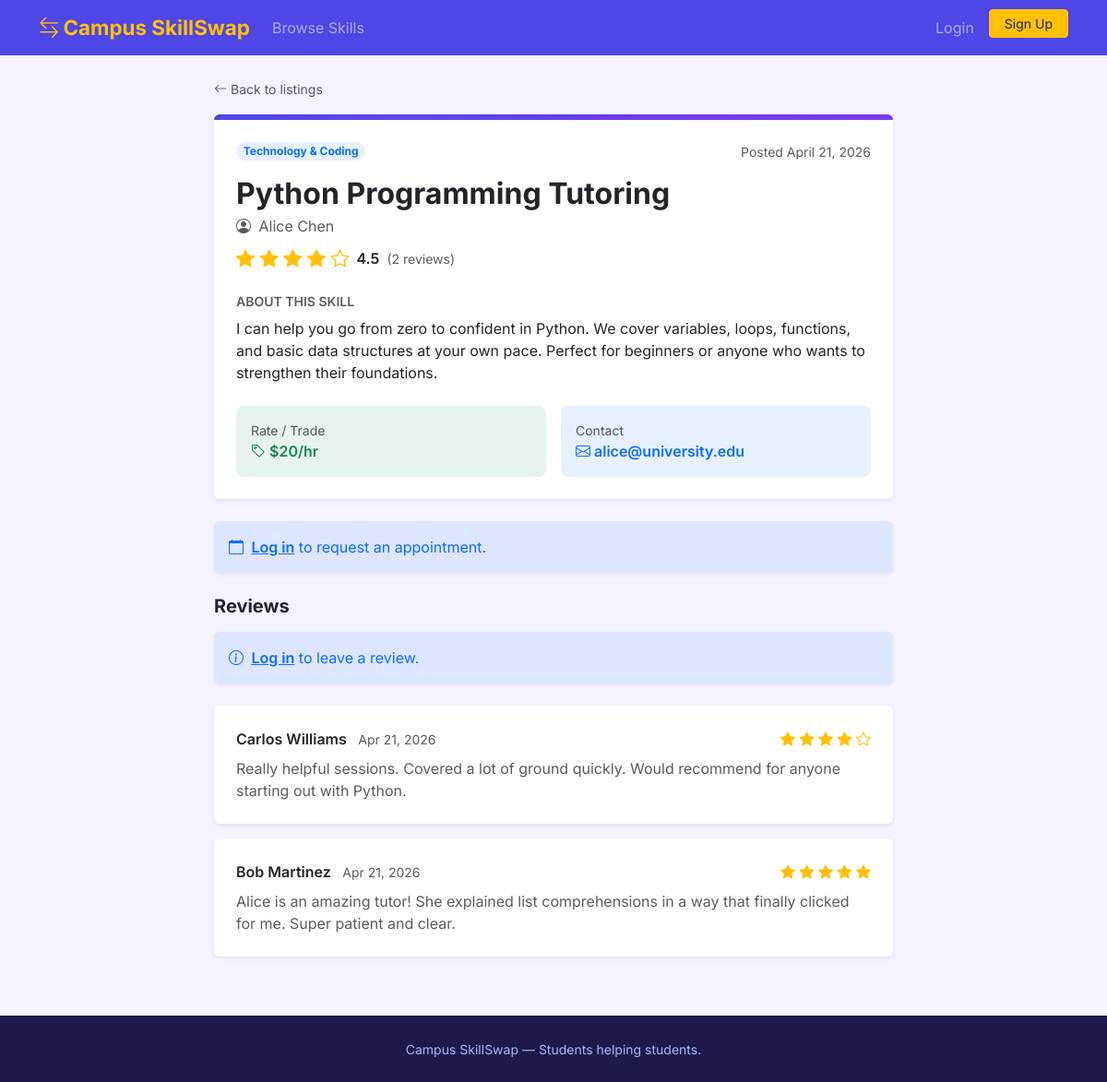
/skills/3/, run on the app's committed database.
### skills/models.py (models this page shows, shortened)
class SkillPost(models.Model):
    CATEGORY_CHOICES = [
        ('tech', 'Technology & Coding'),
        ('academic', 'Academic Tutoring'),
        ('language', 'Language & Writing'),
        ('music', 'Music & Arts'),
        ('design', 'Design & Media'),
        ('fitness', 'Fitness & Wellness'),
        ('cooking', 'Cooking & Food'),
        ('other', 'Other'),
    ]
    author = models.ForeignKey(User, on_delete=models.CASCADE, related_name='skill_posts')
    title = models.CharField(max_length=200)
    description = models.TextField()
    category = models.CharField(max_length=50, choices=CATEGORY_CHOICES, default='other')
    rate = models.CharField(max_length=100, help_text="e.g. Free, $15/hr, Trade for coffee")
    contact = models.CharField(max_length=200, help_text="How students should reach you")
    is_active = models.BooleanField(default=True)
    created_at = models.DateTimeField(auto_now_add=True)
    updated_at = models.DateTimeField(auto_now=True)
    class Meta:
        ordering = ['-created_at']

class Review(models.Model):
    RATING_CHOICES = [(i, i) for i in range(1, 6)]
    skill_post = models.ForeignKey(SkillPost, on_delete=models.CASCADE, related_name='reviews')
    reviewer = models.ForeignKey(User, on_delete=models.CASCADE, related_name='reviews')
    rating = models.IntegerField(choices=RATING_CHOICES)
    comment = models.TextField()
    created_at = models.DateTimeField(auto_now_add=True)
    class Meta:
        unique_together = ('skill_post', 'reviewer')
        ordering = ['-created_at']

### skills/views.py (the view)
# urls.py: path('skills/<int:pk>/', views.skill_detail, name='skill_detail'),
def skill_detail(request, pk):
    post = get_object_or_404(SkillPost, pk=pk)
    reviews = post.reviews.select_related('reviewer')
    avg_rating = reviews.aggregate(avg=Avg('rating'))['avg']
    avg_rating = round(avg_rating, 1) if avg_rating else None
    user_review = None
    can_review = False
    can_book = False
    if request.user.is_authenticated:
        user_review = reviews.filter(reviewer=request.user).first()
        can_review = (request.user != post.author) and (user_review is None)
        can_book = request.user != post.author
    return render(request, 'skills/detail.html', {
        'post': post,
        'reviews': reviews,
        'avg_rating': avg_rating,
        'user_review': user_review,
        'can_review': can_review,
        'can_book': can_book,
        'review_form': ReviewForm(),
        'appointment_form': AppointmentForm(),
        'star_range': range(1, 6),
    })

### templates/skills/detail.html (shortened to what this page needs)
{% extends 'base.html' %}
{% block content %}
<div class="row justify-content-center">
  <div class="col-lg-8">
    <a href="{% url 'home' %}" class="text-muted text-decoration-none small">
      <i class="bi bi-arrow-left me-1"></i>Back to listings
    </a>
    <div class="card border-0 shadow-sm mt-3 overflow-hidden">
      <div style="height: 6px; background: linear-gradient(90deg, #4f46e5, #7c3aed);"></div>
      <div class="card-body p-4">
        <div class="d-flex justify-content-between align-items-start mb-3">
          <span class="badge rounded-pill bg-primary bg-opacity-10 text-primary">{{ post.get_category_display }}</span>
          <small class="text-muted">Posted {{ post.created_at|date:"F j, Y" }}</small>
        </div>
        <h2 class="fw-bold mb-1">{{ post.title }}</h2>
        <p class="text-muted mb-2">
          <i class="bi bi-person-circle me-1"></i>
          {{ post.author.get_full_name|default:post.author.username }}
        </p>
        {% if avg_rating %}
        <div class="mb-4 d-flex align-items-center gap-2">
          <span class="text-warning fs-5">
            {% for i in star_range %}
              <i class="bi bi-star{% if i <= avg_rating %}-fill{% endif %}"></i>
            {% endfor %}
          </span>
          <span class="fw-semibold">{{ avg_rating }}</span>
          <span class="text-muted small">({{ reviews.count }} review{{ reviews.count|pluralize }})</span>
        </div>
        {% else %}
        <p class="text-muted small mb-4">No reviews yet.</p>
        {% endif %}
        <h6 class="text-uppercase text-muted small fw-semibold">About this skill</h6>
        <p class="mb-4" style="white-space: pre-line;">{{ post.description }}</p>
        <div class="row g-3">
          <div class="col-sm-6">
            <div class="p-3 rounded-3 bg-success bg-opacity-10">
              <small class="text-muted d-block">Rate / Trade</small>
              <span class="fw-semibold text-success"><i class="bi bi-tag me-1"></i>{{ post.rate }}</span>
            </div>
          </div>
          <div class="col-sm-6">
            <div class="p-3 rounded-3 bg-primary bg-opacity-10">
              <small class="text-muted d-block">Contact</small>
              <span class="fw-semibold text-primary"><i class="bi bi-envelope me-1"></i>{{ post.contact }}</span>
            </div>
          </div>
        </div>
      </div>
    </div>
    {% if can_book %}
    <div class="card border-0 shadow-sm mt-4">
      <div class="card-body p-4">
        <h5 class="fw-bold mb-1"><i class="bi bi-calendar-plus me-2 text-primary"></i>Request an Appointment</h5>
        <p class="text-muted small mb-3">Pick a date and time and send a request to {{ post.author.first_name|default:post.author.username }}.</p>
        <form method="post" action="{% url 'book_appointment' post.pk %}">
          {% csrf_token %}
          <div class="row g-3">
            <div class="col-sm-6">
              <label for="id_date" class="form-label fw-semibold">Date</label>
              <input type="date" name="date" id="id_date" class="form-control" required>
            </div>
            <div class="col-sm-6">
              <label for="id_time" class="form-label fw-semibold">Time</label>
              <input type="time" name="time" id="id_time" class="form-control" required>
            </div>
            <div class="col-12">
              <label for="id_message" class="form-label fw-semibold">Note <span class="text-muted fw-normal">(optional)</span></label>
              <textarea name="message" id="id_message" class="form-control" rows="2" placeholder="Any details for the skill provider?"></textarea>
            </div>
          </div>
          <button type="submit" class="btn btn-brand fw-semibold px-4 mt-3">
            <i class="bi bi-send me-1"></i>Send Request
          </button>
        </form>
      </div>
    </div>
    {% elif not user.is_authenticated %}
    <div class="alert border-0 shadow-sm bg-primary bg-opacity-10 text-primary mt-4">
      <i class="bi bi-calendar me-1"></i>
      <a href="{% url 'login' %}" class="text-primary fw-semibold">Log in</a> to request an appointment.
    </div>
    {% endif %}
    <div class="mt-4">
      <h5 class="fw-bold mb-3">Reviews</h5>
      {% if can_review %}
      <div class="card border-0 shadow-sm mb-4">
        <div class="card-body p-4">
          <h6 class="fw-semibold mb-3">Leave a Review</h6>
          <form method="post" action="{% url 'add_review' post.pk %}">
            {% csrf_token %}
            <div class="mb-3">
              <label for="{{ review_form.rating.id_for_label }}" class="form-label fw-semibold">Rating</label>
              <select name="rating" id="{{ review_form.rating.id_for_label }}" class="form-select">
                {% for value, label in review_form.fields.rating.choices %}
                  <option value="{{ value }}">{{ label }}</option>
                {% endfor %}
              </select>
            </div>
            <div class="mb-3">
              <label for="{{ review_form.comment.id_for_label }}" class="form-label fw-semibold">Your Review</label>
              <textarea name="comment" id="{{ review_form.comment.id_for_label }}" class="form-control" rows="3" placeholder="Share your experience..."></textarea>
            </div>
            <button type="submit" class="btn btn-brand fw-semibold px-4">Submit Review</button>
          </form>
        </div>
      </div>
      {% elif not user.is_authenticated %}
      <div class="alert border-0 shadow-sm bg-primary bg-opacity-10 text-primary mb-4">
        <i class="bi bi-info-circle me-1"></i>
        <a href="{% url 'login' %}" class="text-primary fw-semibold">Log in</a> to leave a review.
      </div>
      {% elif user == post.author %}
      <div class="alert border-0 shadow-sm bg-light text-muted mb-4">
        <i class="bi bi-info-circle me-1"></i>You can't review your own skill.
      </div>
      {% elif user_review %}
      <div class="alert border-0 shadow-sm bg-success bg-opacity-10 text-success mb-4">
        <i class="bi bi-check-circle me-1"></i>You've already reviewed this skill.
      </div>
      {% endif %}
      {% if reviews %}
        {% for review in reviews %}
        <div class="card border-0 shadow-sm mb-3">
          <div class="card-body p-4">
            <div class="d-flex justify-content-between align-items-start mb-2">
              <div>
                <span class="fw-semibold">{{ review.reviewer.get_full_name|default:review.reviewer.username }}</span>
                <span class="text-muted small ms-2">{{ review.created_at|date:"M j, Y" }}</span>
              </div>
              <span class="text-warning">
                {% for i in star_range %}
                  <i class="bi bi-star{% if i <= review.rating %}-fill{% endif %}"></i>
                {% endfor %}
              </span>
            </div>
            <p class="mb-0 text-muted">{{ review.comment }}</p>
          </div>
        </div>
        {% endfor %}
      {% else %}
      <div class="text-center py-4 text-muted">
        <i class="bi bi-chat-square-text display-6 d-block mb-2"></i>
        No reviews yet — be the first!
      </div>
      {% endif %}
    </div>
  </div>
</div>
{% endblock %}

### templates/base.html (style rules this page uses)
body { background-color: #f5f3ff; font-family: 'Inter', sans-serif; }
:root { --brand: #6366f1; --brand-dark: #4f46e5; }

### data on the page
SkillPost: category "Technology & Coding", created_at "April 21, 2026", title "Python Programming Tutoring", author.get_full_name "Alice Chen", description "I can help you go from zero to confident in Python. We cover variables, loops, functions, and basic data structures at your own pace. Perfect for beginners or anyone who wants to strengthen their foundations.", rate "$20/hr", contact "alice@university.edu"
Review: reviewer.get_full_name "Carlos Williams", created_at "Apr 21, 2026", rating 4 (drawn), comment "Really helpful sessions. Covered a lot of ground quickly. Would recommend for anyone starting out with Python."
Review: reviewer.get_full_name "Bob Martinez", created_at "Apr 21, 2026", rating 5 (drawn), comment "Alice is an amazing tutor! She explained list comprehensions in a way that finally clicked for me. Super patient and clear."

### other printed values
{{ avg_rating }} "4.5"
{{ reviews.count }} "2"
